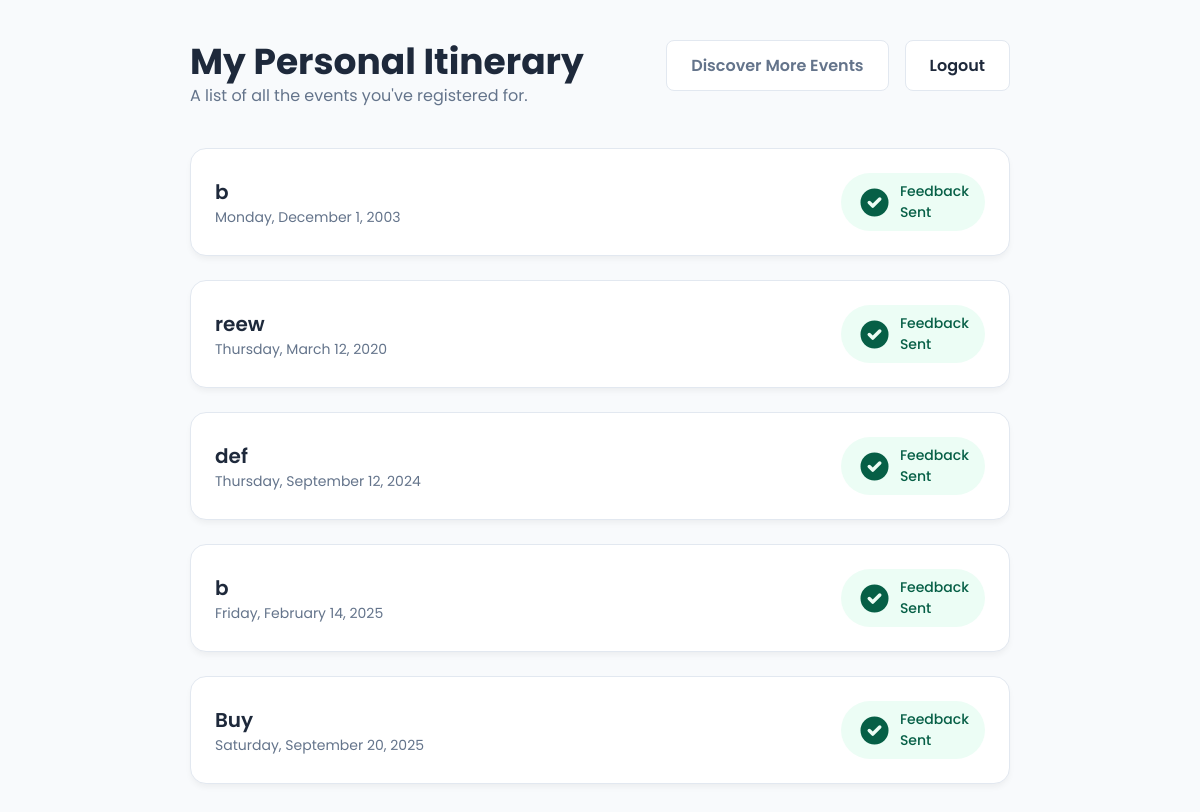
Page /my_events.php (signed in) on the committed database.
### tables this page shows
CREATE TABLE items (
    id INTEGER PRIMARY KEY AUTOINCREMENT,
    title TEXT NOT NULL,
    type TEXT NOT NULL,
    event_date DATE,
    created_at DATETIME DEFAULT CURRENT_TIMESTAMP
);

### my_events.php (the view, shortened to what this page needs)
<?php
require_once 'config.php';
$user_id = $_SESSION['user_id'];
$stmt = $db->prepare("
    SELECT i.* FROM items i
    JOIN registrations r ON i.id = r.event_id
    WHERE r.user_id = :user_id AND i.type = 'event'
    ORDER BY i.event_date ASC
");
$stmt->execute([':user_id' => $user_id]);
$my_events = $stmt->fetchAll(PDO::FETCH_ASSOC);
$feedback_given = $db->query("SELECT event_id FROM feedback WHERE user_id = $user_id")->fetchAll(PDO::FETCH_COLUMN, 0);
?>
<!DOCTYPE html>
<html lang="en">
<head>
</head>
<body>
    <div class="my-events-container">
        <header class="page-header">
            <div>
                <h1 class="header-title">My Personal Itinerary</h1>
                <p class="header-subtitle">A list of all the events you've registered for.</p>
            </div>
            <div class="header-actions">
                <a href="events.php" class="header-btn">Discover More Events</a>
                <a href="logout.php" class="header-btn" style="color: var(--danger-color);">Logout</a>
            </div>
        </header>
        <main>
            <?php if (empty($my_events)): ?>
                <div class="text-center py-12 card">
                    <h2 class="text-xl font-semibold mb-2">Your Itinerary is Empty</h2>
                    <p class="text-text-light">You haven't registered for any events yet. Head over to the discovery page to find your next experience!</p>
                </div>
            <?php else: ?>
                <?php foreach ($my_events as $event): ?>
                    <div class="event-card">
                        <div class="event-info">
                            <p class="title"><?php echo htmlspecialchars($event['title']); ?></p>
                            <p class="date"><?php echo date("l, F j, Y", strtotime($event['event_date'])); ?></p>
                        </div>
                        <div class="event-actions">
                            <?php if (in_array($event['id'], $feedback_given)): ?>
                                <div class="status-badge">
                                    <svg xmlns="http://www.w3.org/2000/svg" class="h-5 w-5" viewBox="0 0 20 20" fill="currentColor"><path fill-rule="evenodd" d="M10 18a8 8 0 100-16 8 8 0 000 16zm3.707-9.293a1 1 0 00-1.414-1.414L9 10.586 7.707 9.293a1 1 0 00-1.414 1.414l2 2a1 1 0 001.414 0l4-4z" clip-rule="evenodd" /></svg>
                                    <span>Feedback Sent</span>
                                </div>
                            <?php else: ?>
                                <a href="events.php" class="btn btn-feedback">Leave Feedback</a>
                            <?php endif; ?>
                        </div>
                    </div>
                <?php endforeach; ?>
            <?php endif; ?>
        </main>
    </div>
</body>
</html>

### my_events.php (style rules this page uses)
:root { --primary-color: #4F46E5; --primary-hover: #4338CA; --feedback-color: #F59E0B; --feedback-hover: #D97706; --bg-color: #F8FAFC; --card-bg: #FFFFFF; --text-dark: #1E293B; --text-light: #64748B; --border-color: #E2E8F0; }
* { box-sizing: border-box; margin: 0; padding: 0; }
body { font-family: 'Poppins', sans-serif; background-color: var(--bg-color); color: var(--text-dark); }
.my-events-container { max-width: 900px; margin: 0 auto; padding: 2.5rem; }
.page-header { display: flex; justify-content: space-between; align-items: flex-start; margin-bottom: 2.5rem; }
.header-title { font-size: 2.25rem; font-weight: 700; line-height: 1.2; }
.header-subtitle { color: var(--text-light); }
.header-actions { display: flex; gap: 1rem; }
.header-btn { display: inline-block; padding: 0.75rem 1.5rem; background-color: var(--card-bg); border: 1px solid var(--border-color); color: var(--text-light); border-radius: 0.5rem; text-decoration: none; font-weight: 600; transition: all 0.3s ease; }
.event-card { background-color: var(--card-bg); border-radius: 1rem; padding: 1.5rem; border: 1px solid var(--border-color); box-shadow: 0 4px 6px -1px rgba(0,0,0,0.05); display: flex; justify-content: space-between; align-items: center; margin-bottom: 1.5rem; }
.event-info .title { font-size: 1.25rem; font-weight: 600; }
.event-info .date { color: var(--text-light); font-size: 0.875rem; }
.status-badge { display: inline-flex; align-items: center; gap: 0.5rem; padding: 0.5rem 1rem; border-radius: 9999px; font-size: 0.875rem; font-weight: 500; background-color: #ECFDF5; color: #065F46; }

### rows in the picture
items: title "b", event_date "Monday, December 1, 2003", shows "Feedback Sent"
items: title "reew", event_date "Thursday, March 12, 2020", shows "Feedback Sent"
items: title "def", event_date "Thursday, September 12, 2024", shows "Feedback Sent"
items: title "b", event_date "Friday, February 14, 2025", shows "Feedback Sent"
items: title "Buy", event_date "Saturday, September 20, 2025", shows "Feedback Sent"
